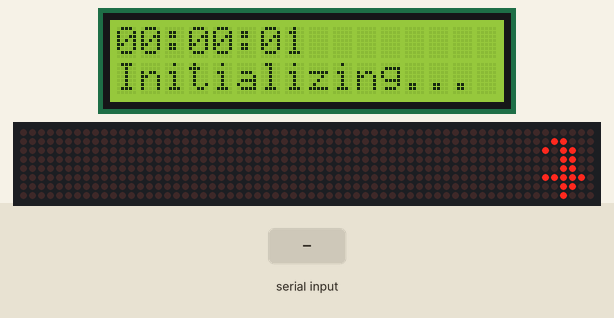
Bench run of a sketch on a simulated Arduino Uno, built with avr-gcc and run on an emulated ATmega328P. Parts: 16×2 character LCD, 64×8 LED matrix. The test bench sets the inputs (shaded band).

Above: at 1.2 s.
1.3 s: "5\n" received over Serial
At 3.5 s:
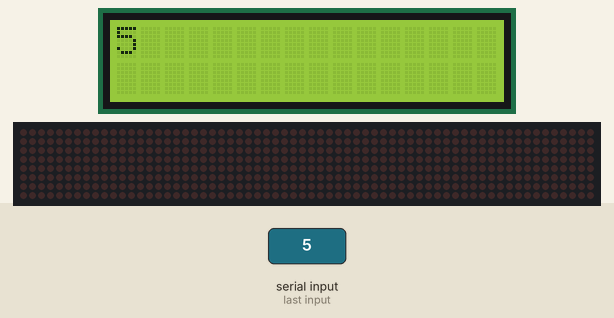
4.1 s: "90 45 200\n" received over Serial
At 6.6 s:
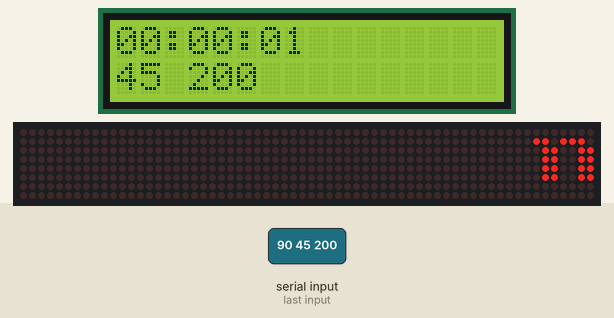
7.1 s: ":" received over Serial
At 8.6 s:
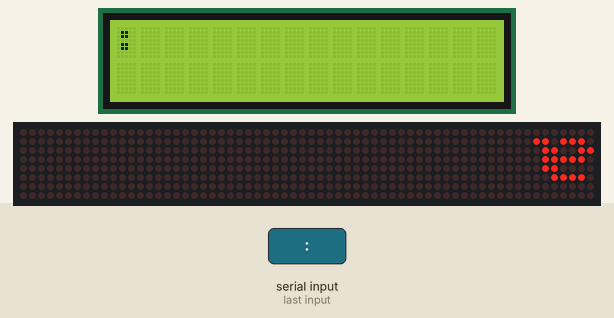
10.1 s: "30 150 10\n" received over Serial
At 12.7 s:
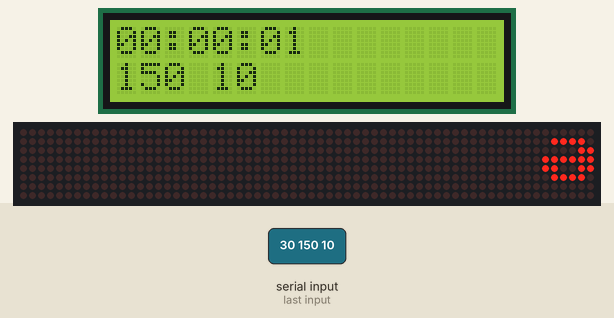
13.1 s: "0" received over Serial
At 14.7 s:
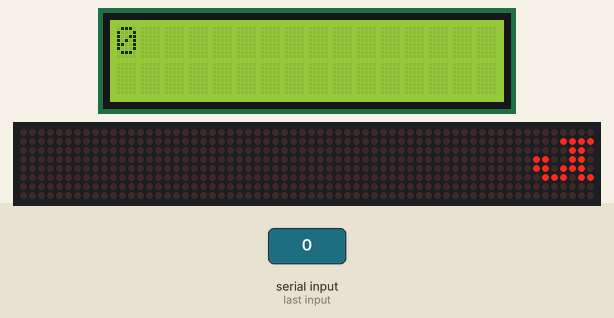
Timing chart, 0 to 16.2 s (numbered marks = the images above; inputs shaded):
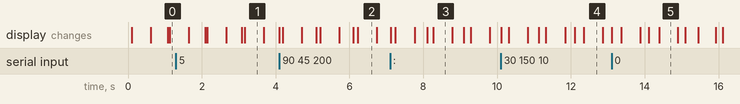

The sketch:

reference.ino
```cpp
// #include <LedControl.h>

// int DIN = 3;
// int CS = 2;
// int CLK = 5;
// LedControl lc=LedControl(DIN, CLK, CS,0);

// int buzzerOutput = 4;

// char font8x8_basic[132][8] = {
//     { 0x00, 0x00, 0x00, 0x00, 0x00, 0x00, 0x00, 0x00},   // U+0000 (nul)
//     { 0x00, 0x00, 0x00, 0x00, 0x00, 0x00, 0x00, 0x00},   // U+0001
//     { 0x00, 0x00, 0x00, 0x00, 0x00, 0x00, 0x00, 0x00},   // U+0002
//     { 0x00, 0x00, 0x00, 0x00, 0x00, 0x00, 0x00, 0x00},   // U+0003
//     { 0x00, 0x00, 0x00, 0x00, 0x00, 0x00, 0x00, 0x00},   // U+0004
//     { 0x00, 0x00, 0x00, 0x00, 0x00, 0x00, 0x00, 0x00},   // U+0005
//     { 0x00, 0x00, 0x00, 0x00, 0x00, 0x00, 0x00, 0x00},   // U+0006
//     { 0x00, 0x00, 0x00, 0x00, 0x00, 0x00, 0x00, 0x00},   // U+0007
//     { 0x00, 0x00, 0x00, 0x00, 0x00, 0x00, 0x00, 0x00},   // U+0008
//     { 0x00, 0x00, 0x00, 0x00, 0x00, 0x00, 0x00, 0x00},   // U+0009
//     { 0x00, 0x00, 0x00, 0x00, 0x00, 0x00, 0x00, 0x00},   // U+000A
//     { 0x00, 0x00, 0x00, 0x00, 0x00, 0x00, 0x00, 0x00},   // U+000B
//     { 0x00, 0x00, 0x00, 0x00, 0x00, 0x00, 0x00, 0x00},   // U+000C
//     { 0x00, 0x00, 0x00, 0x00, 0x00, 0x00, 0x00, 0x00},   // U+000D
//     { 0x00, 0x00, 0x00, 0x00, 0x00, 0x00, 0x00, 0x00},   // U+000E
//     { 0x00, 0x00, 0x00, 0x00, 0x00, 0x00, 0x00, 0x00},   // U+000F
//     { 0x00, 0x00, 0x00, 0x00, 0x00, 0x00, 0x00, 0x00},   // U+0010
//     { 0x00, 0x00, 0x00, 0x00, 0x00, 0x00, 0x00, 0x00},   // U+0011
//     { 0x00, 0x00, 0x00, 0x00, 0x00, 0x00, 0x00, 0x00},   // U+0012
//     { 0x00, 0x00, 0x00, 0x00, 0x00, 0x00, 0x00, 0x00},   // U+0013
//     { 0x00, 0x00, 0x00, 0x00, 0x00, 0x00, 0x00, 0x00},   // U+0014
//     { 0x00, 0x00, 0x00, 0x00, 0x00, 0x00, 0x00, 0x00},   // U+0015
//     { 0x00, 0x00, 0x00, 0x00, 0x00, 0x00, 0x00, 0x00},   // U+0016
//     { 0x00, 0x00, 0x00, 0x00, 0x00, 0x00, 0x00, 0x00},   // U+0017
//     { 0x00, 0x00, 0x00, 0x00, 0x00, 0x00, 0x00, 0x00},   // U+0018
//     { 0x00, 0x00, 0x00, 0x00, 0x00, 0x00, 0x00, 0x00},   // U+0019
//     { 0x00, 0x00, 0x00, 0x00, 0x00, 0x00, 0x00, 0x00},   // U+001A
//     { 0x00, 0x00, 0x00, 0x00, 0x00, 0x00, 0x00, 0x00},   // U+001B
//     { 0x00, 0x00, 0x00, 0x00, 0x00, 0x00, 0x00, 0x00},   // U+001C
//     { 0x00, 0x00, 0x00, 0x00, 0x00, 0x00, 0x00, 0x00},   // U+001D
//     { 0x00, 0x00, 0x00, 0x00, 0x00, 0x00, 0x00, 0x00},   // U+001E
//     { 0x00, 0x00, 0x00, 0x00, 0x00, 0x00, 0x00, 0x00},   // U+001F
//     { 0x00, 0x00, 0x00, 0x00, 0x00, 0x00, 0x00, 0x00},   // U+0020 (space)
//     { 0x18, 0x3C, 0x3C, 0x18, 0x18, 0x00, 0x18, 0x00},   // U+0021 (!)
//     { 0x36, 0x36, 0x00, 0x00, 0x00, 0x00, 0x00, 0x00},   // U+0022 (")
//     { 0x36, 0x36, 0x7F, 0x36, 0x7F, 0x36, 0x36, 0x00},   // U+0023 (#)
//     { 0x0C, 0x3E, 0x03, 0x1E, 0x30, 0x1F, 0x0C, 0x00},   // U+0024 ($)
//     { 0x00, 0x63, 0x33, 0x18, 0x0C, 0x66, 0x63, 0x00},   // U+0025 (%)
//     { 0x1C, 0x36, 0x1C, 0x6E, 0x3B, 0x33, 0x6E, 0x00},   // U+0026 (&)
//     { 0x06, 0x06, 0x03, 0x00, 0x00, 0x00, 0x00, 0x00},   // U+0027 (')
//     { 0x18, 0x0C, 0x06, 0x06, 0x06, 0x0C, 0x18, 0x00},   // U+0028 (()
//     { 0x06, 0x0C, 0x18, 0x18, 0x18, 0x0C, 0x06, 0x00},   // U+0029 ())
//     { 0x00, 0x66, 0x3C, 0xFF, 0x3C, 0x66, 0x00, 0x00},   // U+002A (*)
//     { 0x00, 0x0C, 0x0C, 0x3F, 0x0C, 0x0C, 0x00, 0x00},   // U+002B (+)
//     { 0x00, 0x00, 0x00, 0x00, 0x00, 0x0C, 0x0C, 0x06},   // U+002C (,)
//     { 0x00, 0x00, 0x00, 0x3F, 0x00, 0x00, 0x00, 0x00},   // U+002D (-)
//     { 0x00, 0x00, 0x00, 0x00, 0x00, 0x0C, 0x0C, 0x00},   // U+002E (.)
//     { 0x60, 0x30, 0x18, 0x0C, 0x06, 0x03, 0x01, 0x00},   // U+002F (/)
//     { 0x3E, 0x63, 0x73, 0x7B, 0x6F, 0x67, 0x3E, 0x00},   // 48 U+0030 (0)
//     { 0x0C, 0x0E, 0x0C, 0x0C, 0x0C, 0x0C, 0x3F, 0x00},   // 49 U+0031 (1)
//     { 0x1E, 0x33, 0x30, 0x1C, 0x06, 0x33, 0x3F, 0x00},   // 50 U+0032 (2)
//     { 0x1E, 0x33, 0x30, 0x1C, 0x30, 0x33, 0x1E, 0x00},   // 51 U+0033 (3)
//     { 0x38, 0x3C, 0x36, 0x33, 0x7F, 0x30, 0x78, 0x00},   // 52 U+0034 (4)
//     { 0x3F, 0x03, 0x1F, 0x30, 0x30, 0x33, 0x1E, 0x00},   // 53 U+0035 (5)
//     { 0x1C, 0x06, 0x03, 0x1F, 0x33, 0x33, 0x1E, 0x00},   // 54 U+0036 (6)
//     { 0x3F, 0x33, 0x30, 0x18, 0x0C, 0x0C, 0x0C, 0x00},   // 55 U+0037 (7)
//     { 0x1E, 0x33, 0x33, 0x1E, 0x33, 0x33, 0x1E, 0x00},   // 56 U+0038 (8)
//     { 0x1E, 0x33, 0x33, 0x3E, 0x30, 0x18, 0x0E, 0x00},   // 57 U+0039 (9)
//     { 0x00, 0x0C, 0x0C, 0x00, 0x00, 0x0C, 0x0C, 0x00},   // 58 U+003A (:)
//     { 0x00, 0x0C, 0x0C, 0x00, 0x00, 0x0C, 0x0C, 0x06},   // 59 U+003B (;)
//     { 0x18, 0x0C, 0x06, 0x03, 0x06, 0x0C, 0x18, 0x00},   // 60 U+003C (<)
//     { 0x00, 0x00, 0x3F, 0x00, 0x00, 0x3F, 0x00, 0x00},   // 61 U+003D (=)
//     { 0x06, 0x0C, 0x18, 0x30, 0x18, 0x0C, 0x06, 0x00},   // 62 U+003E (>)
//     { 0x1E, 0x33, 0x30, 0x18, 0x0C, 0x00, 0x0C, 0x00},   // 63 U+003F (?)
//     { 0x3E, 0x63, 0x7B, 0x7B, 0x7B, 0x03, 0x1E, 0x00},   // 64 U+0040 (@)
//     { 0x0C, 0x1E, 0x33, 0x33, 0x3F, 0x33, 0x33, 0x00},   // 65 U+0041 (A)
//     { 0x3F, 0x66, 0x66, 0x3E, 0x66, 0x66, 0x3F, 0x00},   // 66 U+0042 (B)
//     { 0x3C, 0x66, 0x03, 0x03, 0x03, 0x66, 0x3C, 0x00},   // 67 U+0043 (C)
//     { 0x1F, 0x36, 0x66, 0x66, 0x66, 0x36, 0x1F, 0x00},   // 68 U+0044 (D)
//     { 0x7F, 0x46, 0x16, 0x1E, 0x16, 0x46, 0x7F, 0x00},   // 69 U+0045 (E)
//     { 0x7F, 0x46, 0x16, 0x1E, 0x16, 0x06, 0x0F, 0x00},   // 70 U+0046 (F)
//     { 0x3C, 0x66, 0x03, 0x03, 0x73, 0x66, 0x7C, 0x00},   // 71 U+0047 (G)
//     { 0x33, 0x33, 0x33, 0x3F, 0x33, 0x33, 0x33, 0x00},   // 72 U+0048 (H)
//     { 0x1E, 0x0C, 0x0C, 0x0C, 0x0C, 0x0C, 0x1E, 0x00},   // 73 U+0049 (I)
//     { 0x78, 0x30, 0x30, 0x30, 0x33, 0x33, 0x1E, 0x00},   // 74 U+004A (J)
//     { 0x67, 0x66, 0x36, 0x1E, 0x36, 0x66, 0x67, 0x00},   // 75 U+004B (K)
//     { 0x0F, 0x06, 0x06, 0x06, 0x46, 0x66, 0x7F, 0x00},   // 76 U+004C (L)
//     { 0x63, 0x77, 0x7F, 0x7F, 0x6B, 0x63, 0x63, 0x00},   // 77 U+004D (M)
//     { 0x63, 0x67, 0x6F, 0x7B, 0x73, 0x63, 0x63, 0x00},   // 78 U+004E (N)
//     { 0x1C, 0x36, 0x63, 0x63, 0x63, 0x36, 0x1C, 0x00},   // 79 U+004F (O)
//     { 0x3F, 0x66, 0x66, 0x3E, 0x06, 0x06, 0x0F, 0x00},   // 80 U+0050 (P)
//     { 0x1E, 0x33, 0x33, 0x33, 0x3B, 0x1E, 0x38, 0x00},   // 81 U+0051 (Q)
//     { 0x3F, 0x66, 0x66, 0x3E, 0x36, 0x66, 0x67, 0x00},   // 82 U+0052 (R)
//     { 0x1E, 0x33, 0x07, 0x0E, 0x38, 0x33, 0x1E, 0x00},   // 83 U+0053 (S)
//     { 0x3F, 0x2D, 0x0C, 0x0C, 0x0C, 0x0C, 0x1E, 0x00},   // 84 U+0054 (T)
//     { 0x33, 0x33, 0x33, 0x33, 0x33, 0x33, 0x3F, 0x00},   // 85 U+0055 (U)
//     { 0x33, 0x33, 0x33, 0x33, 0x33, 0x1E, 0x0C, 0x00},   // 86 U+0056 (V)
//     { 0x63, 0x63, 0x63, 0x6B, 0x7F, 0x77, 0x63, 0x00},   // 87 U+0057 (W)
//     { 0x63, 0x63, 0x36, 0x1C, 0x1C, 0x36, 0x63, 0x00},   // 88 U+0058 (X)
//     { 0x33, 0x33, 0x33, 0x1E, 0x0C, 0x0C, 0x1E, 0x00},   // 89 U+0059 (Y)
//     { 0x7F, 0x63, 0x31, 0x18, 0x4C, 0x66, 0x7F, 0x00},   // 90 U+005A (Z)
//     { 0x1E, 0x06, 0x06, 0x06, 0x06, 0x06, 0x1E, 0x00},   // 91 U+005B ([)
//     { 0x03, 0x06, 0x0C, 0x18, 0x30, 0x60, 0x40, 0x00},   // 92 U+005C (\)
//     { 0x1E, 0x18, 0x18, 0x18, 0x18, 0x18, 0x1E, 0x00},   // 93 U+005D (])
//     { 0x08, 0x1C, 0x36, 0x63, 0x00, 0x00, 0x00, 0x00},   // 94 U+005E (^)
//     { 0x00, 0x00, 0x00, 0x00, 0x00, 0x00, 0x00, 0xFF},   // 95 U+005F (_)
//     { 0x0C, 0x0C, 0x18, 0x00, 0x00, 0x00, 0x00, 0x00},   // 96 U+0060 (`)
//     { 0x00, 0x00, 0x1E, 0x30, 0x3E, 0x33, 0x6E, 0x00},   // 97 U+0061 (a)
//     { 0x07, 0x06, 0x06, 0x3E, 0x66, 0x66, 0x3B, 0x00},   // 98 U+0062 (b)
//     { 0x00, 0x00, 0x1E, 0x33, 0x03, 0x33, 0x1E, 0x00},   // 99 U+0063 (c)
//     { 0x38, 0x30, 0x30, 0x3e, 0x33, 0x33, 0x6E, 0x00},   // 100 U+0064 (d)
//     { 0x00, 0x00, 0x1E, 0x33, 0x3f, 0x03, 0x1E, 0x00},   // 101 U+0065 (e)
//     { 0x1C, 0x36, 0x06, 0x0f, 0x06, 0x06, 0x0F, 0x00},   // 102 U+0066 (f)
//     { 0x00, 0x00, 0x6E, 0x33, 0x33, 0x3E, 0x30, 0x1F},   // 103 U+0067 (g)
//     { 0x07, 0x06, 0x36, 0x6E, 0x66, 0x66, 0x67, 0x00},   // 104 U+0068 (h)
//     { 0x0C, 0x00, 0x0E, 0x0C, 0x0C, 0x0C, 0x1E, 0x00},   // 105 U+0069 (i)
//     { 0x30, 0x00, 0x30, 0x30, 0x30, 0x33, 0x33, 0x1E},   // 106 U+006A (j)
//     { 0x07, 0x06, 0x66, 0x36, 0x1E, 0x36, 0x67, 0x00},   // 107 U+006B (k)
//     { 0x0E, 0x0C, 0x0C, 0x0C, 0x0C, 0x0C, 0x1E, 0x00},   // 108 U+006C (l)
//     { 0x00, 0x00, 0x33, 0x7F, 0x7F, 0x6B, 0x63, 0x00},   // 109 U+006D (m)
//     { 0x00, 0x00, 0x1F, 0x33, 0x33, 0x33, 0x33, 0x00},   // 110 U+006E (n)
//     { 0x00, 0x00, 0x1E, 0x33, 0x33, 0x33, 0x1E, 0x00},   // 111 U+006F (o)
//     { 0x00, 0x00, 0x3B, 0x66, 0x66, 0x3E, 0x06, 0x0F},   // 112 U+0070 (p)
//     { 0x00, 0x00, 0x6E, 0x33, 0x33, 0x3E, 0x30, 0x78},   // 113 U+0071 (q)
//     { 0x00, 0x00, 0x3B, 0x6E, 0x66, 0x06, 0x0F, 0x00},   // 114 U+0072 (r)
//     { 0x00, 0x00, 0x3E, 0x03, 0x1E, 0x30, 0x1F, 0x00},   // 115 U+0073 (s)
//     { 0x08, 0x0C, 0x3E, 0x0C, 0x0C, 0x2C, 0x18, 0x00},   // 116 U+0074 (t)
//     { 0x00, 0x00, 0x33, 0x33, 0x33, 0x33, 0x6E, 0x00},   // 117 U+0075 (u)
//     { 0x00, 0x00, 0x33, 0x33, 0x33, 0x1E, 0x0C, 0x00},   // 118 U+0076 (v)
//     { 0x00, 0x00, 0x63, 0x6B, 0x7F, 0x7F, 0x36, 0x00},   // 119 U+0077 (w)
//     { 0x00, 0x00, 0x63, 0x36, 0x1C, 0x36, 0x63, 0x00},   // 120 U+0078 (x)
//     { 0x00, 0x00, 0x33, 0x33, 0x33, 0x3E, 0x30, 0x1F},   // 121 U+0079 (y)
//     { 0x00, 0x00, 0x3F, 0x19, 0x0C, 0x26, 0x3F, 0x00},   // 122 U+007A (z)
//     { 0x38, 0x0C, 0x0C, 0x07, 0x0C, 0x0C, 0x38, 0x00},   // 123 U+007B ({)
//     { 0x18, 0x18, 0x18, 0x00, 0x18, 0x18, 0x18, 0x00},   // 124 U+007C (|)
//     { 0x07, 0x0C, 0x0C, 0x38, 0x0C, 0x0C, 0x07, 0x00},   // 125 U+007D (})
//     { 0x6E, 0x3B, 0x00, 0x00, 0x00, 0x00, 0x00, 0x00},   // 126 U+007E (~)
//     { 0x00, 0x00, 0x00, 0x00, 0x00, 0x00, 0x00, 0x00},    // 127 U+007F
//     { 0x0,0xc3,0xc3,0x0,0x0,0xc3,0xff,0x0}, //128 happy face
//     { 0x0,0xc3,0xc3,0x0,0x0,0xff,0xc3,0x0}, //129 sad face
//     {0x0,0xc3,0xc3,0x0,0x18,0x24,0x18,0x0}, //130 surprised face
//     {0x81,0x42,0xe7,0x42,0x0,0x0,0xff,0x81} //131 angry face

//     };
// // void setup() {
// //   lc.shutdown(0,false);
// //   lc.setIntensity(0,0);
// //   lc.clearDisplay(0);
// //   pinMode(buzzerOutput, OUTPUT);
// // }
// // int quote[76] = {128, 129,130, 131};

// // void loop(){
// //   for(int frame=0; frame<4; frame++)
// //   {
// //   for(int i=0;i<8;i++) lc.setRow(0,i,font8x8_basic[quote[frame]][7-i]);
// //   delay(750);
// //   //tone(buzzerOutput, 1000, 100);
// //   delay(100);
// //   lc.clearDisplay(0);
// //   }

// // }
```

lcd.ino
```cpp
// #include <LiquidCrystal.h>

// LiquidCrystal lcd(7, 8, 13, 12, 11, 10);

// void setup() {
//   lcd.begin(16, 2);
//   lcd.print("Hello, World!");
// }

// void loop() {
//   // set the cursor to column 0, line 1
//   // (note: line 1 is the second row, since counting begins with 0):
//   lcd.setCursor(0, 1);
//   // print the number of seconds since reset:
//   lcd.print(millis() / 1000);
// }
```

Source omitted: FreeRTOSTest.ino (14013 bytes)

Measured:
- after the input at 1.3 s, the display: first differs from a run without the input after 1.8 s (image 1 shows a later state)
- after the input at 4.1 s, the display: first differs from a run without the input after 2.0 s (image 2 shows a later state)
- after the input at 7.1 s, the display: first differs from a run without the input after 1.0 s (image 3 shows a later state)
- after the input at 10.1 s, the display: first differs from a run without the input after 1.0 s (image 4 shows a later state)
- after the input at 13.1 s, the display: first differs from a run without the input after 1.0 s (image 5 shows a later state)
- what the display in image 1 shows lasts 0.5 s, from 3.2 s to 3.7 s
